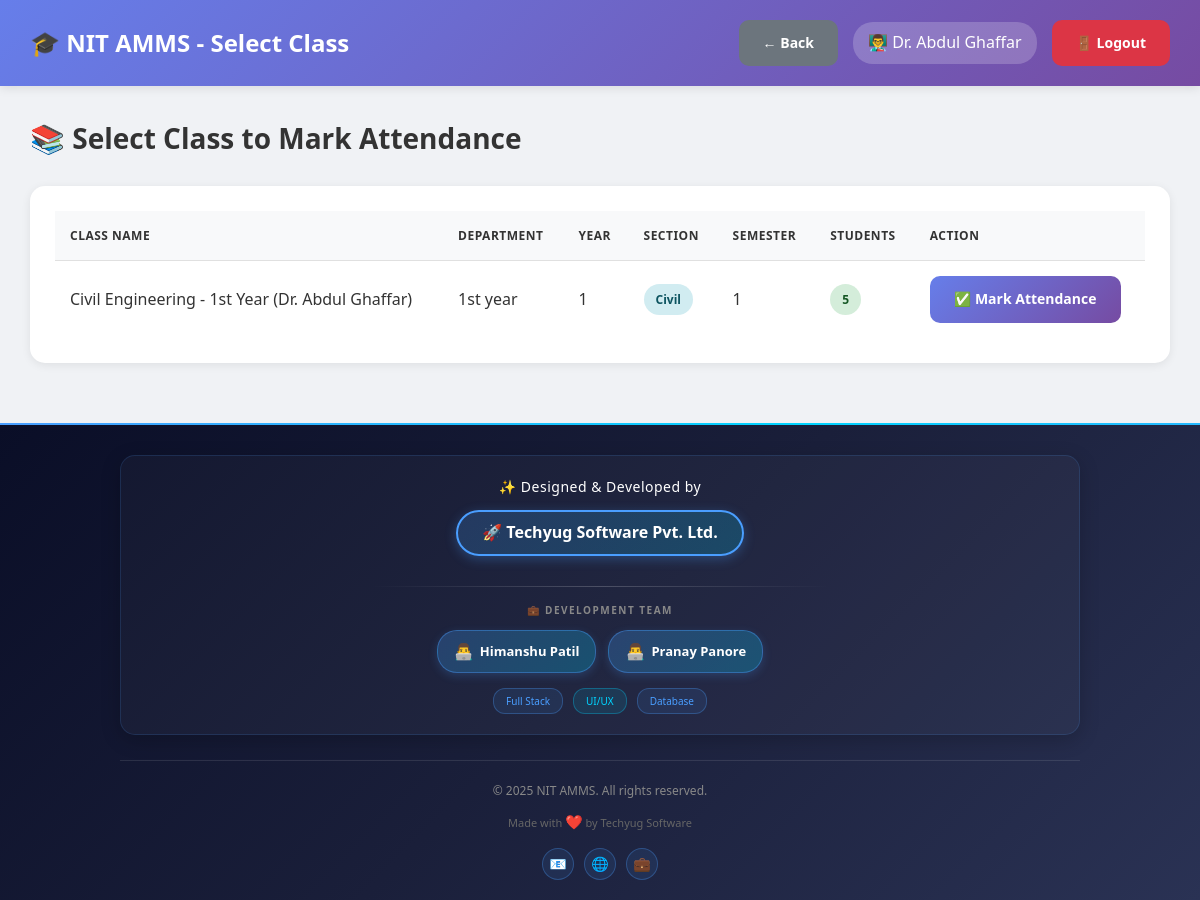
The app's page /teacher/select_class.php (signed in), older data.
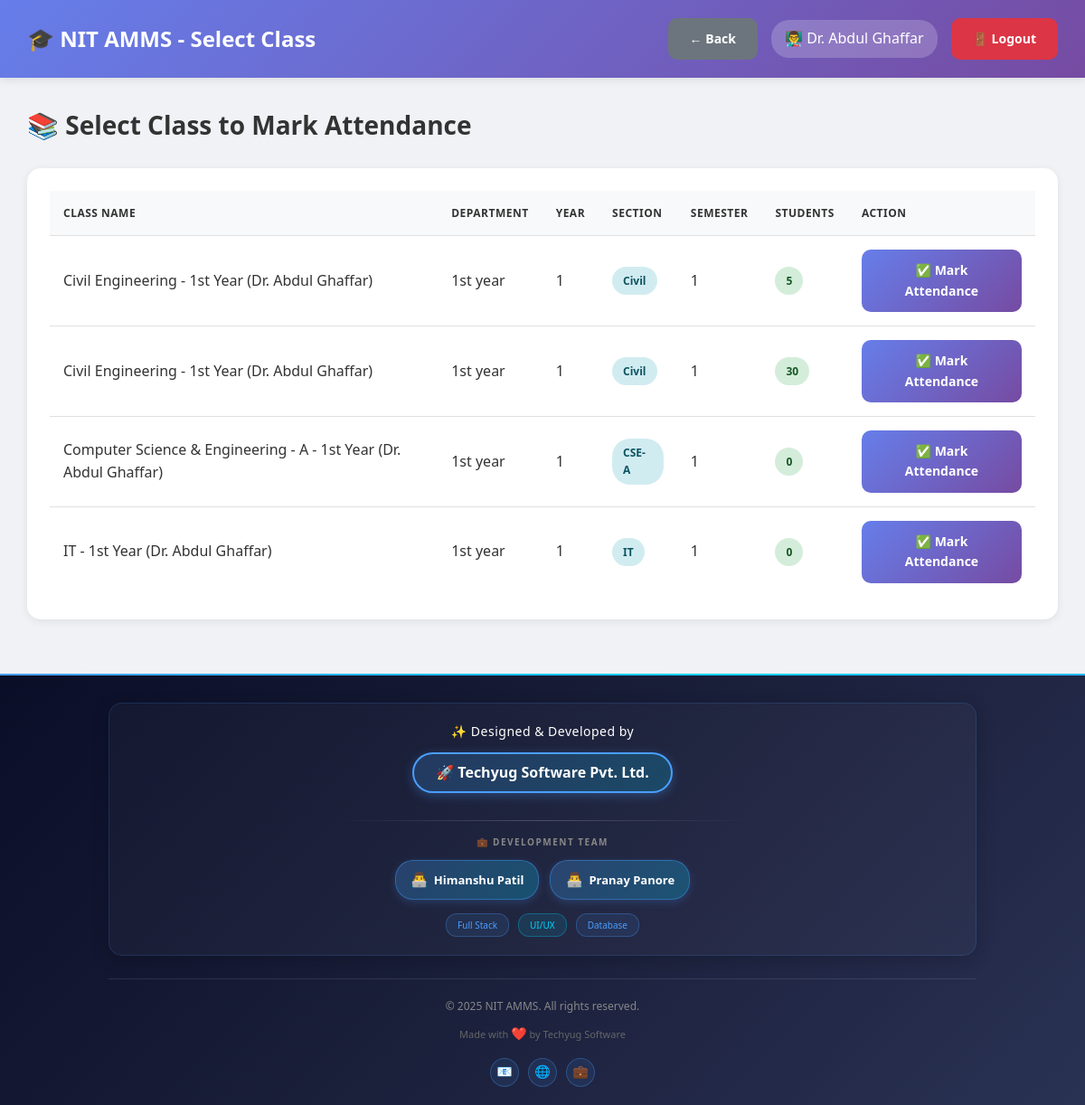
The same page, newer data.
### tables this page shows
CREATE TABLE `users` (
  `id` int(11) NOT NULL,
  `username` varchar(50) NOT NULL,
  `password` varchar(255) NOT NULL,
  `full_name` varchar(100) NOT NULL,
  `email` varchar(100) NOT NULL,
  `phone` varchar(15) DEFAULT NULL,
  `photo` varchar(255) DEFAULT NULL,
  `role` enum('admin','hod','teacher') NOT NULL,
  `department_id` int(11) DEFAULT NULL,
  `joining_year` varchar(20) DEFAULT NULL,
  `is_active` tinyint(1) DEFAULT 1,
  `created_at` timestamp NOT NULL DEFAULT current_timestamp()
);

CREATE TABLE `classes` (
  `id` int(11) NOT NULL,
  `class_name` varchar(100) NOT NULL,
  `department_id` int(11) NOT NULL,
  `year` int(11) NOT NULL,
  `section` varchar(10) NOT NULL,
  `teacher_id` int(11) NOT NULL,
  `semester` int(11) NOT NULL,
  `academic_year` varchar(20) NOT NULL,
  `created_at` timestamp NOT NULL DEFAULT current_timestamp()
);

CREATE TABLE `departments` (
  `id` int(11) NOT NULL,
  `dept_name` varchar(100) NOT NULL,
  `dept_code` varchar(20) NOT NULL,
  `hod_id` int(11) DEFAULT NULL,
  `created_at` timestamp NOT NULL DEFAULT current_timestamp()
);

### db.php (called while the page is built, shortened)
<?php
$conn = new mysqli(DB_HOST, DB_USER, DB_PASS, DB_NAME);
$conn->set_charset("utf8mb4");
$conn->query("SET time_zone = '+05:30'");
function isLoggedIn() {
    return isset($_SESSION['user_id']) && isset($_SESSION['role']);
}
function getCurrentUser() {
    global $conn;
    $user_id = $_SESSION['user_id'];
    $role = $_SESSION['role'];
    if ($role === 'student') {
        $query = "SELECT * FROM students WHERE id = ?";
    } elseif ($role === 'parent') {
        $query = "SELECT * FROM parents WHERE id = ?";
    } else {
        $query = "SELECT * FROM users WHERE id = ?";
    }
    $stmt = $conn->prepare($query);
    $stmt->bind_param("i", $user_id);
    $stmt->execute();
    $result = $stmt->get_result();
    return $result->fetch_assoc();
}
?>

### teacher/select_class.php (the view, shortened to what this page needs)
<?php
require_once '../db.php';
$user = getCurrentUser();
$teacher_id = $_SESSION['user_id'];
$classes_query = "SELECT c.*, d.dept_name,
                  (SELECT COUNT(*) FROM students WHERE class_id = c.id AND is_active = 1) as student_count
                  FROM classes c
                  LEFT JOIN departments d ON c.department_id = d.id
                  WHERE c.teacher_id = $teacher_id
                  ORDER BY c.class_name";
$classes = $conn->query($classes_query);
?>
<!DOCTYPE html>
<html lang="en">
<head>
    <link rel="stylesheet" href="../assets/style.css">
</head>
<body class="dashboard-container">
    <nav class="navbar">
        <div>
            <h1>🎓 NIT AMMS - Select Class</h1>
        </div>
        <div class="user-info">
            <a href="index.php" class="btn btn-secondary">← Back</a>
            <span>👨‍🏫 <?php echo htmlspecialchars($user['full_name']); ?></span>
            <a href="../logout.php" class="btn btn-danger">🚪 Logout</a>
        </div>
    </nav>
    <div class="main-content">
        <h2>📚 Select Class to Mark Attendance</h2>
        <div class="table-container">
            <table>
                <thead>
                    <tr>
                        <th>Class Name</th>
                        <th>Department</th>
                        <th>Year</th>
                        <th>Section</th>
                        <th>Semester</th>
                        <th>Students</th>
                        <th>Action</th>
                    </tr>
                </thead>
                <tbody>
                    <?php if ($classes->num_rows > 0): ?>
                        <?php while ($class = $classes->fetch_assoc()): ?>
                        <tr>
                            <td><?php echo htmlspecialchars($class['class_name']); ?></td>
                            <td><?php echo htmlspecialchars($class['dept_name']); ?></td>
                            <td><?php echo $class['year']; ?></td>
                            <td><span class="badge badge-info"><?php echo htmlspecialchars($class['section']); ?></span></td>
                            <td><?php echo $class['semester']; ?></td>
                            <td><span class="badge badge-success"><?php echo $class['student_count']; ?></span></td>
                            <td>
                                <a href="mark_attendance.php?class_id=<?php echo $class['id']; ?>"
                                   class="btn btn-primary">
                                    ✅ Mark Attendance
                                </a>
                            </td>
                        </tr>
                        <?php endwhile; ?>
                    <?php endif; ?>
                </tbody>
            </table>
        </div>
    </div>
    <div style="background: linear-gradient(135deg, #0a0e27 0%, #1a1f3a 50%, #2a3254 100%); position: relative; overflow: hidden;">
        <div style="height: 2px; background: linear-gradient(90deg, #4a9eff, #00d4ff, #4a9eff, #00d4ff); background-size: 200% 100%;"></div>
        <div style="max-width: 1000px; margin: 0 auto; padding: 30px 20px 20px;">
            <div style="background: rgba(255, 255, 255, 0.03); padding: 20px 20px; border-radius: 15px; border: 1px solid rgba(74, 158, 255, 0.15); text-align: center; box-shadow: 0 5px 20px rgba(0, 0, 0, 0.2);">
                <p style="color: #ffffff; font-size: 14px; margin: 0 0 12px; font-weight: 500; letter-spacing: 0.5px; font-family: 'Segoe UI', Tahoma, Geneva, Verdana, sans-serif;">✨ Designed & Developed by</p>
                <a href="https://himanshufullstackdeveloper.github.io/techyugsoftware/" style="display: inline-block; color: #ffffff; font-size: 16px; font-weight: 700; text-decoration: none; padding: 8px 24px; border: 2px solid #4a9eff; border-radius: 30px; background: linear-gradient(135deg, rgba(74, 158, 255, 0.2), rgba(0, 212, 255, 0.2)); box-shadow: 0 3px 12px rgba(74, 158, 255, 0.3); margin-bottom: 15px; font-family: 'Segoe UI', Tahoma, Geneva, Verdana, sans-serif;">
                    🚀 Techyug Software Pvt. Ltd.
                </a>
                <div style="width: 50%; height: 1px; background: linear-gradient(90deg, transparent, rgba(255, 255, 255, 0.2), transparent); margin: 15px auto;"></div>
                <p style="color: #888; font-size: 10px; margin: 0 0 12px; text-transform: uppercase; letter-spacing: 1.5px; font-weight: 600; font-family: 'Segoe UI', Tahoma, Geneva, Verdana, sans-serif;">💼 Development Team</p>
                <div style="display: flex; justify-content: center; gap: 12px; flex-wrap: wrap; margin-top: 12px;">
                    <a href="https://himanshufullstackdeveloper.github.io/portfoilohimanshu/" style="color: #ffffff; font-size: 13px; text-decoration: none; padding: 8px 16px; background: linear-gradient(135deg, rgba(74, 158, 255, 0.25), rgba(0, 212, 255, 0.25)); border-radius: 20px; border: 1px solid rgba(74, 158, 255, 0.4); display: inline-flex; align-items: center; gap: 6px; box-shadow: 0 3px 10px rgba(74, 158, 255, 0.2); font-family: 'Segoe UI', Tahoma, Geneva, Verdana, sans-serif;">
                        <span style="font-size: 16px;">👨‍💻</span>
                        <span style="font-weight: 600;">Himanshu Patil</span>
                    </a>
                    <a href="https://devpranaypanore.github.io/Pranaypanore-live-.html/" style="color: #ffffff; font-size: 13px; text-decoration: none; padding: 8px 16px; background: linear-gradient(135deg, rgba(74, 158, 255, 0.25), rgba(0, 212, 255, 0.25)); border-radius: 20px; border: 1px solid rgba(74, 158, 255, 0.4); display: inline-flex; align-items: center; gap: 6px; box-shadow: 0 3px 10px rgba(74, 158, 255, 0.2); font-family: 'Segoe UI', Tahoma, Geneva, Verdana, sans-serif;">
                        <span style="font-size: 16px;">👨‍💻</span>
                        <span style="font-weight: 600;">Pranay Panore</span>
                    </a>
                </div>
                <div style="margin-top: 15px; display: flex; justify-content: center; gap: 10px; flex-wrap: wrap;">
                    <span style="color: #4a9eff; font-size: 10px; padding: 4px 12px; background: rgba(74, 158, 255, 0.1); border-radius: 12px; border: 1px solid rgba(74, 158, 255, 0.3); font-family: 'Segoe UI', Tahoma, Geneva, Verdana, sans-serif;">Full Stack</span>
                    <span style="color: #00d4ff; font-size: 10px; padding: 4px 12px; background: rgba(0, 212, 255, 0.1); border-radius: 12px; border: 1px solid rgba(0, 212, 255, 0.3); font-family: 'Segoe UI', Tahoma, Geneva, Verdana, sans-serif;">UI/UX</span>
                    <span style="color: #4a9eff; font-size: 10px; padding: 4px 12px; background: rgba(74, 158, 255, 0.1); border-radius: 12px; border: 1px solid rgba(74, 158, 255, 0.3); font-family: 'Segoe UI', Tahoma, Geneva, Verdana, sans-serif;">Database</span>
                </div>
            </div>
            <div style="margin-top: 25px; padding-top: 20px; border-top: 1px solid rgba(255, 255, 255, 0.1); text-align: center;">
                <p style="color: #888; font-size: 12px; margin: 0 0 10px; font-family: 'Segoe UI', Tahoma, Geneva, Verdana, sans-serif;">© 2025 NIT AMMS. All rights reserved.</p>
                <p style="color: #666; font-size: 11px; margin: 0; font-family: 'Segoe UI', Tahoma, Geneva, Verdana, sans-serif;">
                    Made with <span style="color: #ff4757; font-size: 14px;">❤️</span> by Techyug Software
                </p>
                <div style="margin-top: 15px; display: flex; justify-content: center; gap: 10px;">
                    <a href="#" style="width: 32px; height: 32px; display: inline-flex; align-items: center; justify-content: center; background: rgba(74, 158, 255, 0.1); border: 1px solid rgba(74, 158, 255, 0.3); border-radius: 50%; color: #4a9eff; text-decoration: none; font-size: 14px;">📧</a>
                    <a href="#" style="width: 32px; height: 32px; display: inline-flex; align-items: center; justify-content: center; background: rgba(74, 158, 255, 0.1); border: 1px solid rgba(74, 158, 255, 0.3); border-radius: 50%; color: #4a9eff; text-decoration: none; font-size: 14px;">🌐</a>
                    <a href="#" style="width: 32px; height: 32px; display: inline-flex; align-items: center; justify-content: center; background: rgba(74, 158, 255, 0.1); border: 1px solid rgba(74, 158, 255, 0.3); border-radius: 50%; color: #4a9eff; text-decoration: none; font-size: 14px;">💼</a>
                </div>
            </div>
        </div>
    </div>
</body>
</html>

### assets/style.css (style rules this page uses)
* { margin: 0; padding: 0; box-sizing: border-box; }
body { font-family: 'Segoe UI', Tahoma, Geneva, Verdana, sans-serif; background: linear-gradient(135deg, #667eea 0%, #764ba2 50%, #f093fb 100%); color: #333; line-height: 1.6; }
.btn { padding: 12px 24px; border: none; border-radius: 10px; font-size: 14px; font-weight: 600; cursor: pointer; transition: all 0.3s ease; text-decoration: none; display: inline-block; text-align: center; }
.btn-primary { background: linear-gradient(135deg, #667eea 0%, #764ba2 100%); color: white; }
.btn-danger { background: #dc3545; color: white; }
.btn-secondary { background: #6c757d; color: white; }
.dashboard-container { background: #f0f2f5; min-height: 100vh; }
.navbar { background: linear-gradient(135deg, #667eea 0%, #764ba2 100%); color: white; padding: 20px 30px; display: flex; justify-content: space-between; align-items: center; box-shadow: 0 2px 10px rgba(0, 0, 0, 0.1); position: sticky; top: 0; z-index: 100; }
.navbar h1 { font-size: 24px; font-weight: 600; }
.navbar .user-info { display: flex; align-items: center; gap: 15px; }
.navbar .user-info span { background: rgba(255, 255, 255, 0.2); padding: 8px 15px; border-radius: 20px; }
.main-content { padding: 30px; max-width: 1400px; margin: 0 auto; }
.main-content h2 { margin-bottom: 25px; color: #333; font-size: 28px; }
.table-container { background: white; border-radius: 15px; padding: 25px; box-shadow: 0 2px 10px rgba(0, 0, 0, 0.08); overflow-x: auto; margin-bottom: 30px; }
table { width: 100%; border-collapse: collapse; }
table thead { background: #f8f9fa; }
table th, table td { padding: 15px; text-align: left; border-bottom: 1px solid #e0e0e0; }
table th { font-weight: 600; color: #333; text-transform: uppercase; font-size: 12px; letter-spacing: 0.5px; }
table tr:last-child td { border-bottom: none; }
.badge { padding: 6px 12px; border-radius: 20px; font-size: 12px; font-weight: 600; display: inline-block; }
.badge-success { background: #d4edda; color: #155724; }
.badge-info { background: #d1ecf1; color: #0c5460; }

Row changes from the older to the newer data that the page shows:
added classes: class_name "Civil Engineering - 1st Year (Dr. Abdul Ghaffar)", department.dept_name "1st year", year "1", section "Civil", semester "1", student_count "30"
added classes: class_name "Computer Science & Engineering - A - 1st Year (Dr. Abdul Ghaffar)", department.dept_name "1st year", year "1", section "CSE-A", semester "1", student_count "0"
added classes: class_name "IT - 1st Year (Dr. Abdul Ghaffar)", department.dept_name "1st year", year "1", section "IT", semester "1", student_count "0"
